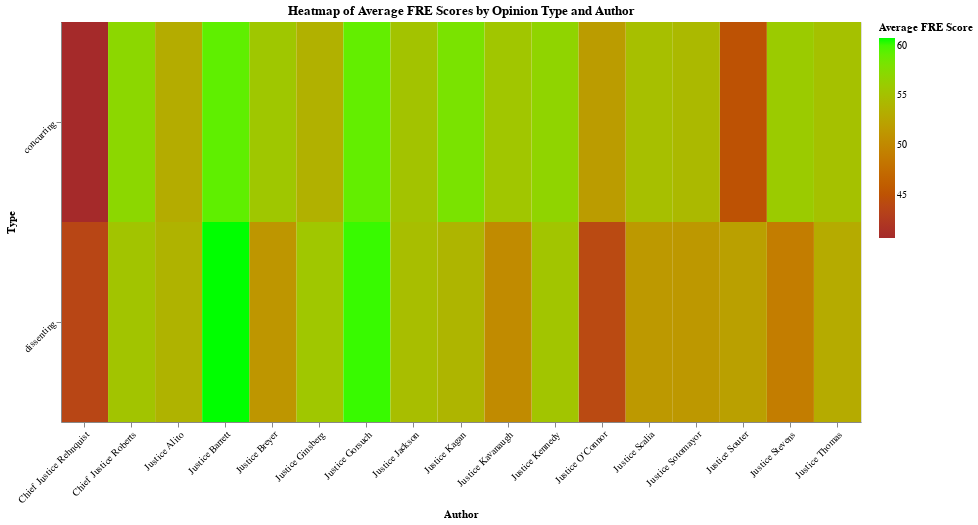
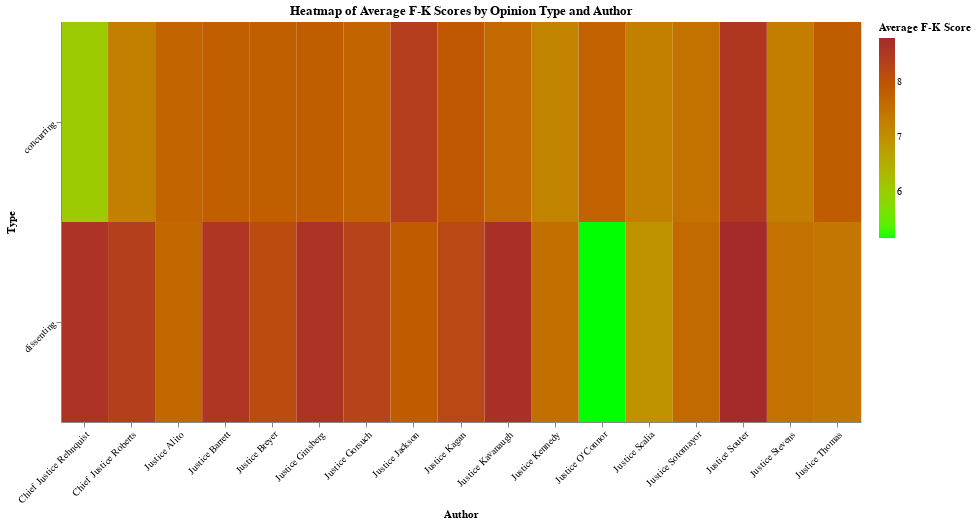

Source (notebook cell) for these figures, in order:
### Code cell
import altair as alt

# Create the heatmap for FRE scores
heatmap_fre = alt.Chart(long_df_2).mark_rect().encode(
    x=alt.X('Author(s):N', title='Author', sort='ascending'),
    y=alt.Y('Type:N', title='Type'),
    color=alt.Color('mean(FRE Score):Q', title='Average FRE Score', scale=alt.Scale(range=['brown', 'lime'])),
    tooltip=[
        alt.Tooltip('Author(s):N', title='Author'),
        alt.Tooltip('Type:N', title='Type'),
        alt.Tooltip('mean(FRE Score):Q', title='Average FRE Score')
    ]
).properties(
    title='Heatmap of Average FRE Scores by Opinion Type and Author',
    width=800,
    height=400
).configure_axis(
    labelAngle=-45
)

# Create the heatmap for F-K scores
heatmap_fk = alt.Chart(long_df_2).mark_rect().encode(
    x=alt.X('Author(s):N', title='Author', sort='ascending'),
    y=alt.Y('Type:N', title='Type'),
    color=alt.Color('mean(F-K Score):Q', title='Average F-K Score', scale=alt.Scale(range=['lime', 'brown'])),
    tooltip=[
        alt.Tooltip('Author(s):N', title='Author'),
        alt.Tooltip('Type:N', title='Type'),
        alt.Tooltip('mean(F-K Score):Q', title='Average F-K Score')
    ]
).properties(
    title='Heatmap of Average F-K Scores by Opinion Type and Author',
    width=800,
    height=400
).configure_axis(
    labelAngle=-45
)

# Display the heatmaps
heatmap_fre.display()
heatmap_fk.display()

### Figure 1 — Vega-Lite specification as saved in the notebook (floating-point values rounded to 4 significant figures; data arrays with more than 128 entries replaced by an {"elided": "..."} marker saying what was removed)
{"config": {"view": {"continuousWidth": 300, "continuousHeight": 300}, "axis": {"labelAngle": -45}}, "data": {"name": "data-6301ec1f113f796d6d2645d0a8cb1880"}, "mark": {"type": "rect"}, "encoding": {"color": {"aggregate": "mean", "field": "FRE Score", "scale": {"range": ["brown", "lime"]}, "title": "Average FRE Score", "type": "quantitative"}, "tooltip": [{"field": "Author(s)", "title": "Author", "type": "nominal"}, {"field": "Type", "title": "Type", "type": "nominal"}, {"aggregate": "mean", "field": "FRE Score", "title": "Average FRE Score", "type": "quantitative"}], "x": {"field": "Author(s)", "sort": "ascending", "title": "Author", "type": "nominal"}, "y": {"field": "Type", "title": "Type", "type": "nominal"}}, "height": 400, "title": "Heatmap of Average FRE Scores by Opinion Type and Author", "width": 800, "$schema": "https://vega.github.io/schema/vega-lite/v5.8.0.json", "datasets": {"data-6301ec1f113f796d6d2645d0a8cb1880": {"elided": "2040 records"}}}

### Figure 2 — Vega-Lite specification as saved in the notebook (floating-point values rounded to 4 significant figures; data arrays with more than 128 entries replaced by an {"elided": "..."} marker saying what was removed)
{"config": {"view": {"continuousWidth": 300, "continuousHeight": 300}, "axis": {"labelAngle": -45}}, "data": {"name": "data-6301ec1f113f796d6d2645d0a8cb1880"}, "mark": {"type": "rect"}, "encoding": {"color": {"aggregate": "mean", "field": "F-K Score", "scale": {"range": ["lime", "brown"]}, "title": "Average F-K Score", "type": "quantitative"}, "tooltip": [{"field": "Author(s)", "title": "Author", "type": "nominal"}, {"field": "Type", "title": "Type", "type": "nominal"}, {"aggregate": "mean", "field": "F-K Score", "title": "Average F-K Score", "type": "quantitative"}], "x": {"field": "Author(s)", "sort": "ascending", "title": "Author", "type": "nominal"}, "y": {"field": "Type", "title": "Type", "type": "nominal"}}, "height": 400, "title": "Heatmap of Average F-K Scores by Opinion Type and Author", "width": 800, "$schema": "https://vega.github.io/schema/vega-lite/v5.8.0.json", "datasets": {"data-6301ec1f113f796d6d2645d0a8cb1880": {"elided": "2040 records"}}}
